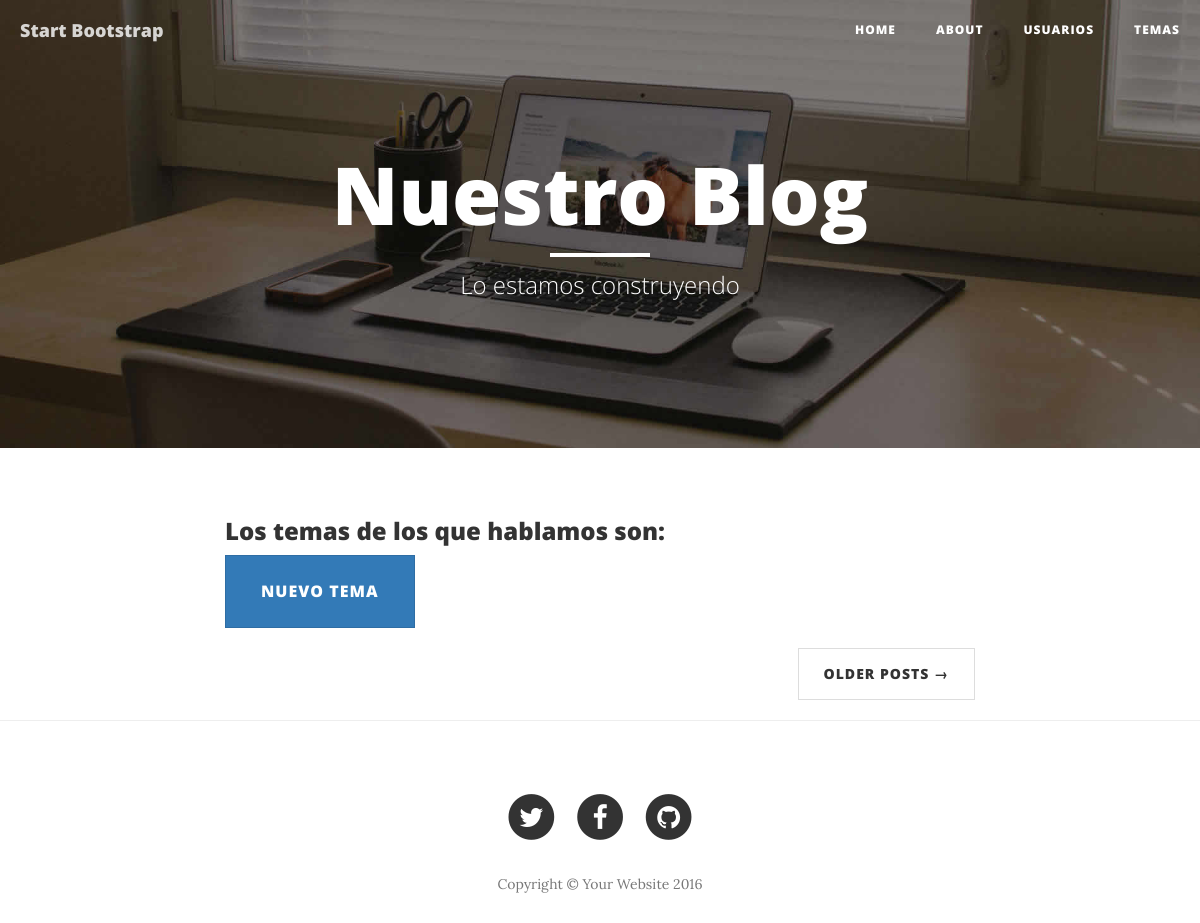
/post/lista_temas, run on an earlier commit of the app's database.
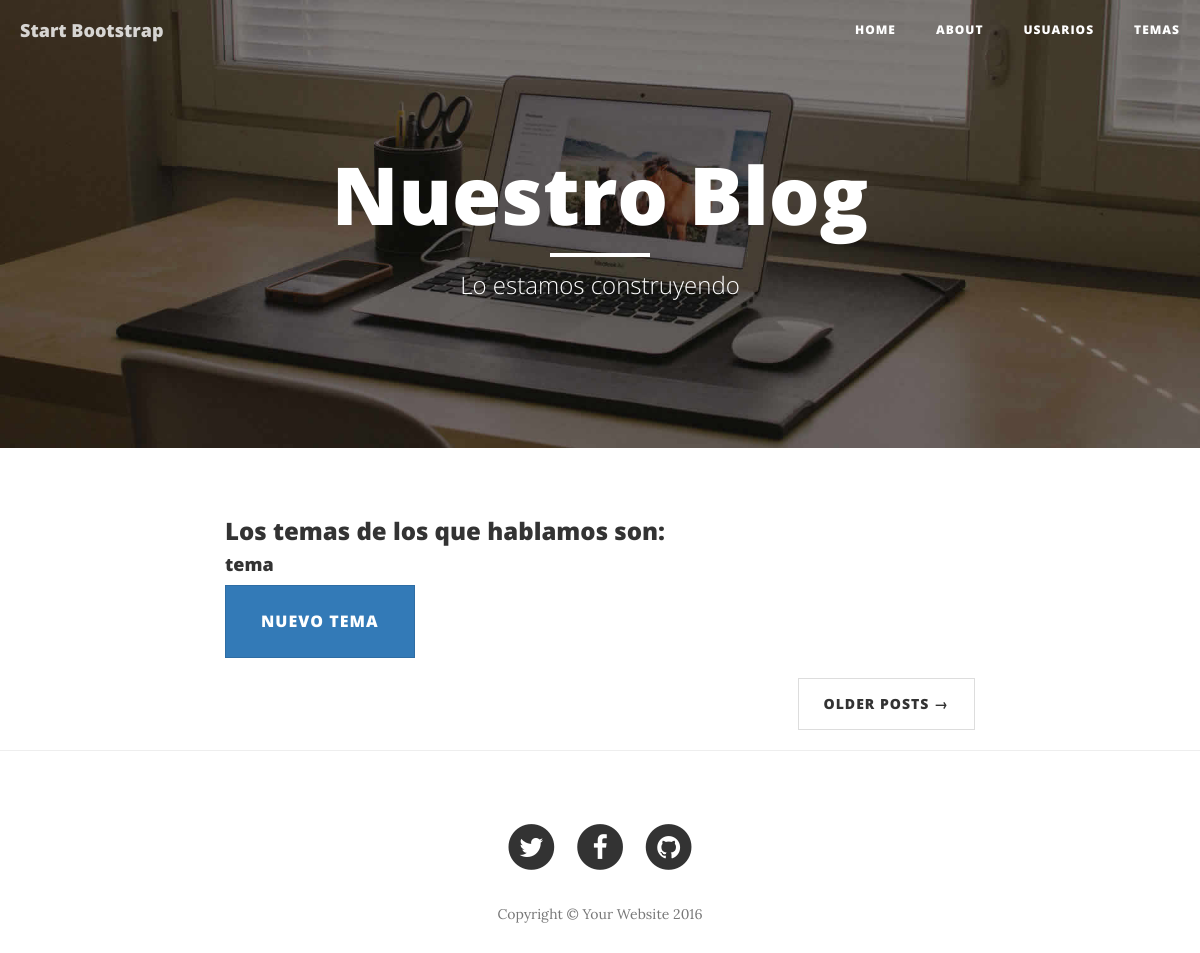
And on a later commit of the database.
### post_app/models.py (models this page shows)
class Temas(models.Model):
    categoria= models.CharField(max_length=30)
    descripcion= models.CharField(max_length=30)

### post_app/views.py (the view)
# urls.py: path('lista_temas', Temas_listView.as_view(), name="temas_list"),
class Temas_listView(ListView):
    model= Temas
    context_object_name= 'temas'
    template_name= 'temas_list.html'

### post_app/templates/temas_list.html
{% extends 'index.html' %}
{% load static %}
{% block content %}
    <h3>Los temas de los que hablamos son:</h3>
        {% for tema in temas %}
        <h4>{{ tema.categoria }}</h4>
    {% endfor %}
    <a href="{% url 'post_app:tema_add' %}" class="btn btn-primary btn-lg role="button">Nuevo tema</a>
{% endblock content %}

What changed in the data, as far as the page shows it:
added Temas: categoria "tema"
